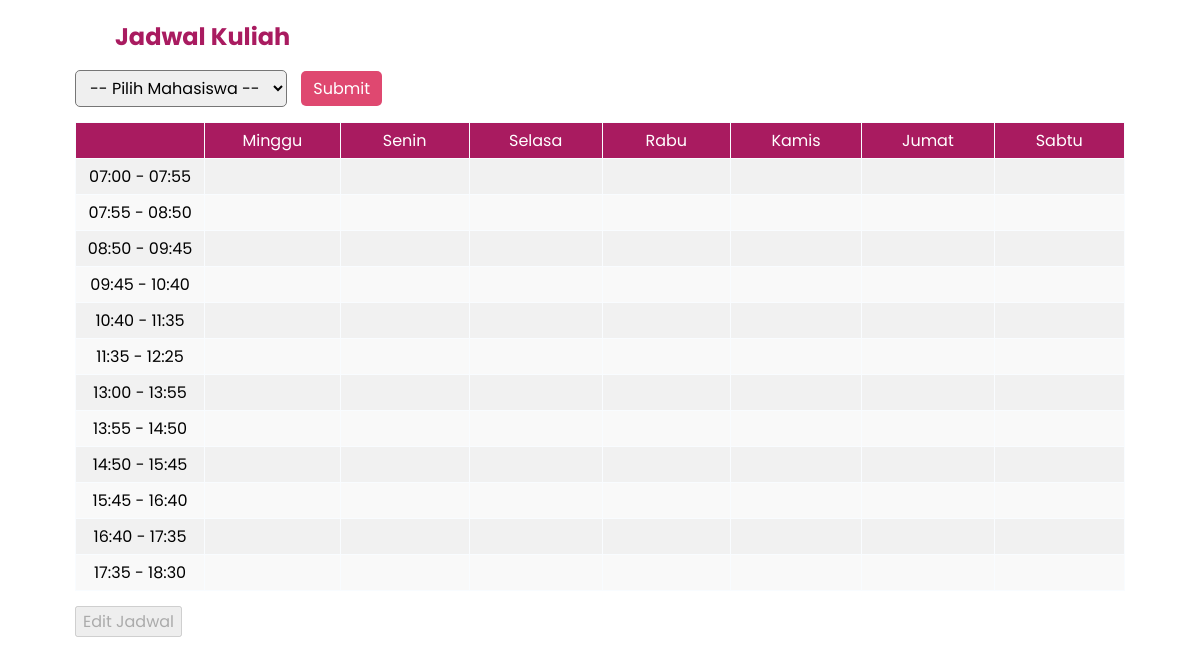
The page / on the database its author committed.
### tables this page shows
CREATE TABLE `jam_kuliah` (
  `idjam_kuliah` int(11) NOT NULL AUTO_INCREMENT,
  `jam_mulai` time DEFAULT NULL,
  `jam_selesai` time DEFAULT NULL,
  PRIMARY KEY (`idjam_kuliah`)
);

### class/parent.php (called while the page is built, shortened)
<?php
class parentClass {
    public function __construct()
    {
        $this->mysqli = new mysqli(SERVER_NAME, USER_NAME, PASSWORD, DB_NAME);
    }
}
?>

### class/hari.php (called while the page is built, shortened)
<?php
require_once("class/parent.php");
class hari extends parentClass {
    function getHari() {
        $hari = array();
        $res = $this->mysqli->query("SELECT * FROM hari");
        while($row = $res->fetch_assoc()) {
            array_push($hari, $row['nama']);
        }
        return $hari;
    }
}
?>

### class/jam_kuliah.php (called while the page is built, shortened)
<?php
require_once("class/parent.php");
class jam_kuliah extends parentClass {
    function getJamKuliah() {
        $jamKuliah = array();
        $res = $this->mysqli->query("SELECT * FROM jam_kuliah");
        while($row = $res->fetch_assoc()) {
            array_push($jamKuliah, array('id'=>$row['idjam_kuliah'], 'jam_mulai'=>$row['jam_mulai'], 'jam_selesai'=>$row['jam_selesai']));
        }
        return $jamKuliah;
    }
}
?>

### class/jadwal.php (the view, shortened to what this page needs)
<?php
require_once("class/parent.php");
require_once("class/jam_kuliah.php");
require_once("class/hari.php");
class jadwal extends parentClass {
    private $jam_kuliah;
    public function __construct($mahasiswa=null, $jam_kuliah=null, $hari=null)
    {
        if ($jam_kuliah == null) {
            $this->jam_kuliah = new jam_kuliah();
        } else {
            $this->jam_kuliah = $jam_kuliah;
        }
    }
    function printTabel($nrp=null) {
        $arr_jam_kuliah = $this->jam_kuliah->getJamKuliah();
        $hari = new hari();
        $arr_hari = $hari->getHari();
        echo "<table><tr><th></th>";
        foreach ($arr_hari as $h) {
            echo "<th>$h</th>";
        }
        echo "</tr>";
        foreach ($arr_jam_kuliah as $jk) {
            $jam_mulai = date_create($jk['jam_mulai']);
            $jam_selesai = date_create($jk['jam_selesai']);
            echo "<tr><td>". date_format($jam_mulai, 'H:i') ." - ". date_format($jam_selesai, 'H:i') ."</td>";
            for ($i = 0; $i < count($arr_hari); $i++) {
                $check = "";
                echo "<td>$check</td>";
            }
            echo "</tr>";
        }
        echo "</table>";
    }
}
?>

### index.php (shortened to what this page needs)
<?php
require_once("class/jadwal.php");
?>
<!DOCTYPE html>
<html lang="en">
<head>
    <link rel="stylesheet" href="style.css">
</head>
<body>
<div class="container">
    <form action="./" method="get">
        <div style="margin-bottom: 15px; margin-top:15px;">
        <ul class="breadcrumb">
            <li class="title">Jadwal Kuliah</li>
        </ul>
        <select name="nrp" id="" required>
            <?php
            if (!isset($_GET['nrp'])) {
                echo "<option value='' selected hidden> -- Pilih Mahasiswa -- </option>";
            } else {
                $nrpSelected = $_GET['nrp'];
                echo "<option value='' hidden> -- Pilih Mahasiswa -- </option>";
            }
            ?>
        </select>
        <input type="submit" value="Submit" class="btn-primary" style="margin-left: 10px;">
        </div>
        <?php
        $jadwal = new jadwal();
        if (isset($_GET['nrp'])) {
            $table = $jadwal->printTabel($_GET['nrp']);
        } else {
            $table = $jadwal->printTabel();
        }
        ?>
    </form>
    <div style="margin-top: 15px;">
    <?php
    if (!isset($_GET['nrp'])) {
        echo "<button type='button' 'btn-primary' disabled>Edit Jadwal</button>";
    } else {
        echo "<form action='./edit.php' method='get'>";
        echo "<input type='hidden' name='nrp' value='".$_GET['nrp']."'>";
        echo "<input type='submit' value='Edit Jadwal' class='btn-primary'></form>";
    }
    ?>
    </div>
    </div>
</body>
</html>

### style.css (style rules this page uses)
* { font-family: 'Poppins', sans-serif; font-size: 16px; }
.container { position: absolute; top: 40%; left: 50%; transform: translate(-50%, -50%); }
table, th, td, tr { border: 1px solid #f9fcff; border-collapse: collapse; text-align:center; padding: 5px 10px; }
table { width: 1050px; }
select { padding: 5px 10px 5px 10px; border-radius: 5px; }
th { background: #a91b60; font-weight:normal; color: white; width: 150px; }
td { background: #f9f9f9; width: 150px; }
tr:nth-child(even) td { background: #f1f1f1 !important; }
.title { font-size: 24px; font-weight: bold; color: #a91b60; }
.btn-primary { padding: 5px 12px 5px 12px; background-color: #df4870; border-radius: 5px; border-style: none; color: white; }
ul.breadcrumb { list-style: none; }
ul.breadcrumb li { display: inline; }

### rows shown on the page
jam_kuliah: jam_mulai "07:00", jam_selesai "07:55"
jam_kuliah: jam_mulai "07:55", jam_selesai "08:50"
jam_kuliah: jam_mulai "08:50", jam_selesai "09:45"
jam_kuliah: jam_mulai "09:45", jam_selesai "10:40"
jam_kuliah: jam_mulai "10:40", jam_selesai "11:35"
jam_kuliah: jam_mulai "11:35", jam_selesai "12:25"
jam_kuliah: jam_mulai "13:00", jam_selesai "13:55"
jam_kuliah: jam_mulai "13:55", jam_selesai "14:50"
jam_kuliah: jam_mulai "14:50", jam_selesai "15:45"
jam_kuliah: jam_mulai "15:45", jam_selesai "16:40"
jam_kuliah: jam_mulai "16:40", jam_selesai "17:35"
jam_kuliah: jam_mulai "17:35", jam_selesai "18:30"

### other values the page prints
$h "Minggu"
$h "Senin"
$h "Selasa"
$h "Rabu"
$h "Kamis"
$h "Jumat"
$h "Sabtu"
